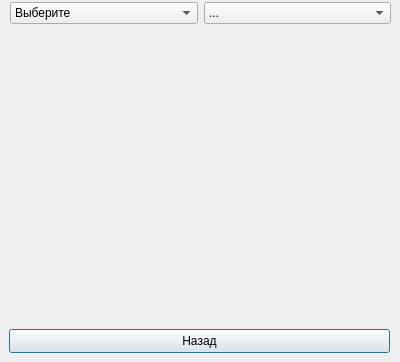
<?xml version="1.0" encoding="UTF-8"?>
<ui version="4.0">
 <class>View</class>
 <widget class="QDialog" name="View">
  <property name="geometry">
   <rect>
    <x>0</x>
    <y>0</y>
    <width>400</width>
    <height>362</height>
   </rect>
  </property>
  <property name="windowTitle">
   <string>Dialog</string>
  </property>
  <widget class="QPushButton" name="back">
   <property name="geometry">
    <rect>
     <x>9</x>
     <y>329</y>
     <width>381</width>
     <height>24</height>
    </rect>
   </property>
   <property name="text">
    <string>Назад</string>
   </property>
  </widget>
  <widget class="QWidget" name="layoutWidget">
   <property name="geometry">
    <rect>
     <x>10</x>
     <y>0</y>
     <width>381</width>
     <height>26</height>
    </rect>
   </property>
   <layout class="QHBoxLayout" name="horizontalLayout">
    <item>
     <widget class="QComboBox" name="categories">
      <item>
       <property name="text">
        <string>Выберите</string>
       </property>
      </item>
      <item>
       <property name="text">
        <string>Книги</string>
       </property>
      </item>
      <item>
       <property name="text">
        <string>Учебники</string>
       </property>
      </item>
      <item>
       <property name="text">
        <string>Канцелярия</string>
       </property>
      </item>
     </widget>
    </item>
    <item>
     <widget class="QComboBox" name="item">
      <item>
       <property name="text">
        <string>...</string>
       </property>
      </item>
     </widget>
    </item>
   </layout>
  </widget>
  <widget class="QLabel" name="label">
   <property name="geometry">
    <rect>
     <x>20</x>
     <y>50</y>
     <width>361</width>
     <height>251</height>
    </rect>
   </property>
   <property name="text">
    <string/>
   </property>
   <property name="alignment">
    <set>Qt::AlignLeading|Qt::AlignLeft|Qt::AlignTop</set>
   </property>
  </widget>
 </widget>
 <resources/>
 <connections/>
</ui>
